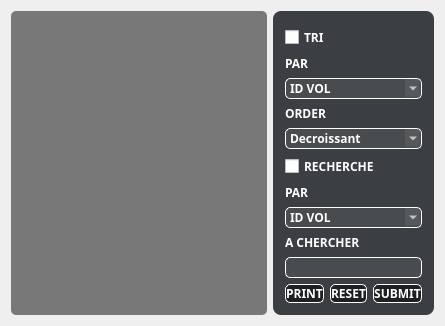
            <widget class="QWidget" name="Afficher_6">
             <property name="styleSheet">
              <string notr="true">#Afficher{
background:#2b3947;
border:0;
}</string>
             </property>
             <attribute name="title">
              <string>Afficher</string>
             </attribute>
             <layout class="QGridLayout" name="gridLayout_76">
              <item row="0" column="0">
               <layout class="QHBoxLayout" name="horizontalLayout_25">
                <item>
                 <widget class="QTableView" name="tableView_5">
                  <property name="font">
                   <font>
                    <family>Cairo</family>
                    <weight>75</weight>
                    <bold>true</bold>
                   </font>
                  </property>
                  <property name="styleSheet">
                   <string notr="true">QTableView {
    gridline-color: white;
color:white;
   background-color:rgba(0,0,0,50%);
border:0px;
border-radius: 5px;
    }
QHeaderView {background-color: transparent;
color:white;

}
QHeaderView::section{
border-style: none;
background-color: transparent;
margin-bottom:5px;
margin-top:5px;
border:0px;
}
QTableView QTableCornerButton::section {
     bottom-style:none;
border:0px;

 }
</string>
                  </property>
                 </widget>
                </item>
                <item>
                 <widget class="QGroupBox" name="groupBox_28">
                  <property name="styleSheet">
                   <string notr="true">QGroupBox{
background-color:rgba(14,17,22,80%);
color:white;
border:0;
border-radius:8px;
}</string>
                  </property>
                  <property name="title">
                   <string/>
                  </property>
                  <layout class="QGridLayout" name="gridLayout_72">
                   <item row="0" column="0" rowspan="2" colspan="2">
                    <layout class="QVBoxLayout" name="verticalLayout_31">
                     <item>
                      <layout class="QVBoxLayout" name="verticalLayout_24">
                       <item>
                        <widget class="QCheckBox" name="checkBox_7">
                         <property name="font">
                          <font>
                           <family>Cairo</family>
                           <pointsize>9</pointsize>
                           <weight>75</weight>
                           <bold>true</bold>
                          </font>
                         </property>
                         <property name="styleSheet">
                          <string notr="true">QCheckBox {
    color:white;
    }</string>
                         </property>
                         <property name="text">
                          <string>TRI</string>
                         </property>
                        </widget>
                       </item>
                       <item>
                        <widget class="QLabel" name="label_96">
                         <property name="font">
                          <font>
                           <family>Cairo</family>
                           <pointsize>9</pointsize>
                           <weight>75</weight>
                           <bold>true</bold>
                          </font>
                         </property>
                         <property name="styleSheet">
                          <string notr="true">QLabel{
color:white;
}</string>
                         </property>
                         <property name="text">
                          <string>PAR</string>
                         </property>
                        </widget>
                       </item>
                       <item>
                        <widget class="QComboBox" name="comboBox_16">
                         <property name="font">
                          <font>
                           <family>Cairo</family>
                           <weight>75</weight>
                           <bold>true</bold>
                          </font>
                         </property>
                         <property name="styleSheet">
                          <string notr="true">QComboBox {
background-color:rgba(255,255,255,7%);
border:1 solid white;
border-radius:5px;
color:white;
}
QComboBox::down-arrow {

}</string>
                         </property>
                         <item>
                          <property name="text">
                           <string>ID VOL</string>
                          </property>
                         </item>
                         <item>
                          <property name="text">
                           <string>ID AVION</string>
                          </property>
                         </item>
                         <item>
                          <property name="text">
                           <string>Aero Depart</string>
                          </property>
                         </item>
                         <item>
                          <property name="text">
                           <string>Aero Arrivée</string>
                          </property>
                         </item>
                         <item>
                          <property name="text">
                           <string>Date Depart</string>
                          </property>
                         </item>
                         <item>
                          <property name="text">
                           <string>Date Arrivée</string>
                          </property>
                         </item>
                        </widget>
                       </item>
                       <item>
                        <widget class="QLabel" name="label_95">
                         <property name="font">
                          <font>
                           <family>Cairo</family>
                           <pointsize>9</pointsize>
                           <weight>75</weight>
                           <bold>true</bold>
                          </font>
                         </property>
                         <property name="styleSheet">
                          <string notr="true">QLabel{
color:white;
}</string>
                         </property>
                         <property name="text">
                          <string>ORDER</string>
                         </property>
                        </widget>
                       </item>
                       <item>
                        <widget class="QComboBox" name="comboBox_17">
                         <property name="font">
                          <font>
                           <family>Cairo</family>
                           <weight>75</weight>
                           <bold>true</bold>
                          </font>
                         </property>
                         <property name="styleSheet">
                          <string notr="true">QComboBox {
background-color:rgba(255,255,255,7%);
border:1 solid white;
border-radius:5px;
color:white;
}
QComboBox::down-arrow {

}</string>
                         </property>
                         <item>
                          <property name="text">
                           <string>Decroissant</string>
                          </property>
                         </item>
                         <item>
                          <property name="text">
                           <string>Croissant</string>
                          </property>
                         </item>
                        </widget>
                       </item>
                       <item>
                        <widget class="QCheckBox" name="checkBox_8">
                         <property name="font">
                          <font>
                           <family>Cairo</family>
                           <pointsize>9</pointsize>
                           <weight>75</weight>
                           <bold>true</bold>
                          </font>
                         </property>
                         <property name="styleSheet">
                          <string notr="true">QCheckBox
{
color:white;
}</string>
                         </property>
                         <property name="text">
                          <string>RECHERCHE</string>
                         </property>
                        </widget>
                       </item>
                       <item>
                        <widget class="QLabel" name="label_98">
                         <property name="font">
                          <font>
                           <family>Cairo</family>
                           <pointsize>9</pointsize>
                           <weight>75</weight>
                           <bold>true</bold>
                          </font>
                         </property>
                         <property name="styleSheet">
                          <string notr="true">QLabel{
color:white;
}</string>
                         </property>
                         <property name="text">
                          <string>PAR</string>
                         </property>
                        </widget>
                       </item>
                       <item>
                        <widget class="QComboBox" name="comboBox_18">
                         <property name="font">
                          <font>
                           <family>Cairo</family>
                           <weight>75</weight>
                           <bold>true</bold>
                          </font>
                         </property>
                         <property name="styleSheet">
                          <string notr="true">QComboBox {
background-color:rgba(255,255,255,7%);
border:1 solid white;
border-radius:5px;
color:white;
}
QComboBox::down-arrow {

}</string>
                         </property>
                         <item>
                          <property name="text">
                           <string>ID VOL</string>
                          </property>
                         </item>
                         <item>
                          <property name="text">
                           <string>ID AVION</string>
                          </property>
                         </item>
                         <item>
                          <property name="text">
                           <string>Aero Depart</string>
                          </property>
                         </item>
                         <item>
                          <property name="text">
                           <string>Aero Arrivée</string>
                          </property>
                         </item>
                         <item>
                          <property name="text">
                           <string>Date Depart</string>
                          </property>
                         </item>
                         <item>
                          <property name="text">
                           <string>Date Arrivée</string>
                          </property>
                         </item>
                        </widget>
                       </item>
                       <item>
                        <widget class="QLabel" name="label_97">
                         <property name="font">
                          <font>
                           <family>Cairo</family>
                           <pointsize>9</pointsize>
                           <weight>75</weight>
                           <bold>true</bold>
                          </font>
                         </property>
                         <property name="styleSheet">
                          <string notr="true">QLabel{
color:white;
}</string>
                         </property>
                         <property name="text">
                          <string>A CHERCHER</string>
                         </property>
                        </widget>
                       </item>
                       <item>
                        <widget class="QLineEdit" name="lineEdit_55">
                         <property name="font">
                          <font>
                           <family>Cairo</family>
                          </font>
                         </property>
                         <property name="styleSheet">
                          <string notr="true">QLineEdit{
background-color:rgba(255,255,255,7%);
border:1 solid white;
border-radius:5px;
color:white;
}
QLineEdit:focus{
border: 2px solid red;
border-radius:5px;
}</string>
                         </property>
                        </widget>
                       </item>
                      </layout>
                     </item>
                     <item>
                      <layout class="QHBoxLayout" name="horizontalLayout_24">
                       <item>
                        <widget class="QPushButton" name="pushButton_50">
                         <property name="font">
                          <font>
                           <family>Cairo</family>
                           <weight>75</weight>
                           <bold>true</bold>
                          </font>
                         </property>
                         <property name="styleSheet">
                          <string notr="true">QPushButton{
background-color:rgba(0,0,0,50%);
color:white;
border:1 solid white;
border-radius: 5px;
}
QPushButton:hover{
background-color:rgba(0,255,0,50%);
color:black;
}</string>
                         </property>
                         <property name="text">
                          <string>PRINT</string>
                         </property>
                        </widget>
                       </item>
                       <item>
                        <widget class="QPushButton" name="pushButton_51">
                         <property name="font">
                          <font>
                           <family>Cairo</family>
                           <weight>75</weight>
                           <bold>true</bold>
                          </font>
                         </property>
                         <property name="styleSheet">
                          <string notr="true">QPushButton{
background-color:rgba(0,0,0,50%);
color:white;
border:1 solid white;
border-radius: 5px;
}
QPushButton:hover{
background-color:rgba(0,255,0,50%);
color:black;
}</string>
                         </property>
                         <property name="text">
                          <string>RESET</string>
                         </property>
                        </widget>
                       </item>
                       <item>
                        <widget class="QPushButton" name="pushButton_52">
                         <property name="font">
                          <font>
                           <family>Cairo</family>
                           <weight>75</weight>
                           <bold>true</bold>
                          </font>
                         </property>
                         <property name="styleSheet">
                          <string notr="true">QPushButton{
background-color:rgba(0,0,0,50%);
color:white;
border:1 solid white;
border-radius: 5px;
}
QPushButton:hover{
background-color:rgba(0,255,0,50%);
color:black;
}</string>
                         </property>
                         <property name="text">
                          <string>SUBMIT</string>
                         </property>
                        </widget>
                       </item>
                      </layout>
                     </item>
                    </layout>
                   </item>
                  </layout>
                 </widget>
                </item>
               </layout>
              </item>
             </layout>
            </widget>
